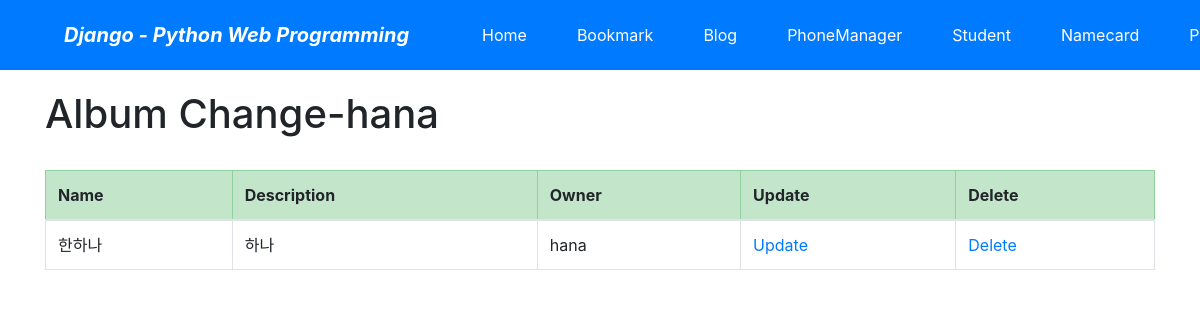
The page /photo/album/change/ (signed in) on the database its author committed.
### photo/models.py (models this page shows, shortened)
class Album(models.Model):
    name=models.CharField('NAME', max_length=30)
    description=models.CharField('One Line Description', max_length=100, blank=True)
    owner = models.ForeignKey('auth.User', on_delete=models.CASCADE, verbose_name='OWNER', blank=True, null=True)
    class Meta:
        ordering=('name',)

### photo/views.py (the view)
# urls.py: path('album/change/', views.AlbumChangeLV.as_view(), name='album_change'),
class AlbumChangeLV(LoginRequiredMixin, ListView):
    model = Album
    template_name = 'photo/album_change_list.html'
    def get_queryset(self):
        return Album.objects.filter(owner=self.request.user)

### photo/templates/photo/album_change_list.html (shortened to what this page needs)
{% extends "base.html" %}
{% block content %}
<h1>Album Change-{{user}}</h1>
<br>
<table class="table table-bordered table-condensed table-condensed">
    <thead>
    <tr class="table-success">
        <th>Name</th>
        <th>Description</th>
        <th>Owner</th>
        <th>Update</th>
        <th>Delete</th>
    </tr>
    </thead>
    <tbody>
    {% for item in object_list %}
    <tr>
        <td>{{item.name}}</td>
        <td>{{item.description}}</td>
        <td>{{item.owner}}</td>
        <td><a href="{% url 'photo:album_update' item.id %}">Update</a> </td>
        <td><a href="{% url 'photo:album_delete' item.id %}">Delete</a> </td>
    </tr>
    {% endfor %}
    </tbody>
</table>
{% endblock %}

### rows shown on the page
Album: name "한하나", description "하나", owner "hana"

### other values the page prints
{{ user }} "hana"
